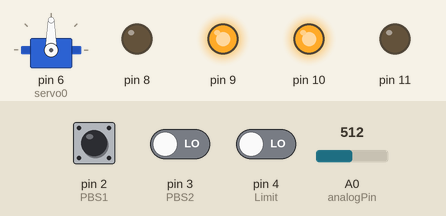
Recording of a sketch running on a simulated Arduino Uno, built with avr-gcc and run on an emulated ATmega328P. Shown: servo, output pins drawn as LEDs (lit = HIGH). The test bench sets the inputs (shaded band); at power-on: pin 4 (Limit) LOW, pin 2 (PBS1) HIGH, pin 3 (PBS2) LOW, A0 (analogPin) = 512.

Above: at 28.7 s.
28.8 s: pin 4 (Limit) driven HIGH
At 29.1 s:
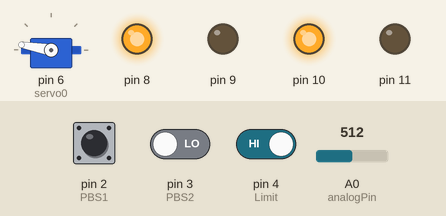
32.3 s: pin 4 (Limit) driven LOW
At 33.3 s:
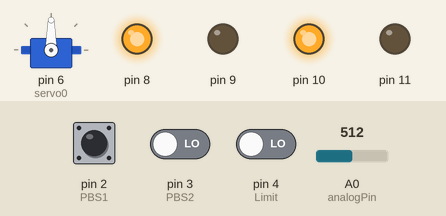
Timing chart, 0 to 41.9 s (numbered marks = the images above; inputs shaded):
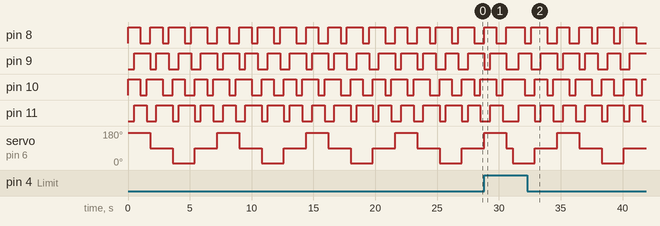

The sketch:

_9_AboidOblstacleRobot2.ino
```cpp
#include <Servo.h>//ライブラリの読み込み
#define PBS1 2//置き換え
#define PBS2 3
#define Limit 4
#define analogPin 0
int value = 0;
int s1, s2, s3;
Servo servo0;

void setup()
{
  pinMode(PBS1, INPUT);
  pinMode(PBS2, INPUT);
  pinMode(Limit, INPUT);
  pinMode(6, OUTPUT);
  DDRB = B1111;//ポートBの入出力を設定
  servo0.attach(6);
}

void loop()
{
  s1 = digitalRead(PBS1);//ここから障害物を回避する動作
              //PBS1の値を読み取ってS1に代入

  if (s1 == 0)//S1が0、すなわちPBS1がオンなら次へ
  {
    while (1)//ループ
    {
      PORTB = 0x05;//PORTBに出力。ロボット前進。
      servo0.write(170);//サーボ出力170度。測距モジュールが左を向く。
      delay(500);

      value = analogRead(analogPin);//AD変換。デジタル値をvalueに代入

      if (value >= 266)//valueが266以上なら次へ
      {
        PORTB = 0x09; //ロボット右旋回
        delay(500);
      }


///////////////////////////////////////////////////////////////////////////////////

      PORTB = 0x05; //ロボット前進
      servo0.write(90);//測距正面
      delay(500);

      value = analogRead(analogPin);//AD変換。デジタル値をvalueに代入
      if (value >= 409)//valueが409以上なら次へ
      {
        PORTB = 0x0a; //ロボット後進
        delay(1000);
        PORTB = 0x06; //ロボット左旋回
        delay(500);
      }

///////////////////////////////////////////////////////////////////////////////////

      PORTB = 0x05;//PORTBに出力。ロボット前進。
      servo0.write(10);//測距右。
      delay(500);

      value = analogRead(analogPin);//AD変換。デジタル値をvalueに代入

      if (value >= 266)//valueが266以上なら次へ
      {
        PORTB = 0x06; //ロボット左旋回
        delay(500);
      }


///////////////////////////////////////////////////////////////////////////////////

      PORTB = 0x05; //ロボット前進
      servo0.write(90);//測距正面
      delay(500);

      value = analogRead(analogPin);//AD変換。デジタル値をvalueに代入
      if (value >= 409)//valueが409以上なら次へ
      {
        PORTB = 0x0a; //ロボット後進
        delay(1000);
        PORTB = 0x09; //ロボット右旋回
        delay(500);
      }


    }
  }

//////////////////////////////////////////////////////////////////////////////////////
//////////////////////////////////////////////////////////////////////////////////////
//////////////////////////////////////////////////////////////////////////////////////
//////////////////////////////////////////////////////////////////////////////////////

  s2 = digitalRead(PBS2); //ここからは障害物へアタック　PBS2の値を読み取ってS2に代入

  if (s2 == 0)  //s2=0すなわちPBS2がONなら次へ
  {
    while (2)//ループ
    {
      PORTB = 0x05;//PORTBに出力。ロボット前進。
      servo0.write(170);//サーボ出力170度。測距モジュールが左を向く。
      delay(500);

      value = analogRead(analogPin);//AD変換。デジタル値をvalueに代入

      if (value >= 266)//valueが266以上なら次へ
      {
        PORTB = 0x0f; //ロボットブレーキ
        delay(500);
        PORTB = 0x0a; //ロボット後退
        delay(500);
        PORTB = 0x06; //ロボット左旋回
        delay(300);
      }


///////////////////////////////////////////////////////////////////////////////////

      PORTB = 0x05; //ロボット前進
      servo0.write(90);//測距正面
      delay(500);

      s3 = digitalRead(Limit);  //Limitの値を読み取ってs3へ代入
      if (s3 == 0)//s3が0すなわちマイクロスイッチがONならば次へ
      {
        PORTB = 0x0f; //ロボットブレーキ
        delay(500);
        PORTB = 0x0a; //ロボット後退
        delay(500);
        PORTB = 0x09; //ロボット右旋回
        delay(300);
      }


///////////////////////////////////////////////////////////////////////////////////

      PORTB = 0x05; //ロボット前進
      servo0.write(10);//測距右
      delay(500);

      s3 = digitalRead(Limit);  //Limitの値を読み取ってs3へ代入
      if (value >= 266)//valueが266以上なら次へ
      {
        PORTB = 0x0f; //ロボットブレーキ
        delay(500);
        PORTB = 0x0a; //ロボット後退
        delay(500);
        PORTB = 0x09; //ロボット右旋回
        delay(300);
      }


///////////////////////////////////////////////////////////////////////////////////

      PORTB = 0x05; //ロボット前進
      servo0.write(90);//測距正面
      delay(500);

      s3 = digitalRead(Limit);  //Limitの値を読み取ってs3へ代入
      if (s3 == 0)//s3が0すなわちマイクロスイッチがONならば次へ
      {
        PORTB = 0x0f; //ロボットブレーキ
        delay(500);
        PORTB = 0x0a; //ロボット後退
        delay(500);
        PORTB = 0x06; //ロボット左旋回
        delay(300);
      }


    }
  }
}
```

Measured:
- by itself, pin 8: repeats every 7.2 s: LOW 0.80 s, HIGH 1.0 s, 2 × (LOW 0.50 s, HIGH 1.3 s), LOW 0.80 s, HIGH 1.0 s
- by itself, pin 9: repeats every 7.2 s: LOW 0.50 s, 2 × (HIGH 1.0 s, LOW 0.80 s), HIGH 1.3 s, LOW 0.50 s, HIGH 1.3 s
- by itself, pin 10: repeats every 7.2 s: LOW 0.50 s, HIGH 1.3 s, 2 × (LOW 0.80 s, HIGH 1.0 s), LOW 0.50 s, HIGH 1.3 s
- by itself, pin 11: repeats every 7.2 s: LOW 0.80 s, 2 × (HIGH 1.3 s, LOW 0.50 s), HIGH 1.0 s, LOW 0.80 s, HIGH 1.0 s
- by itself, servo on pin 6 (servo0): repeats every 7.2 s: 10° 1.8 s, 90° 1.8 s, 170° 1.8 s, 90° 1.8 s
